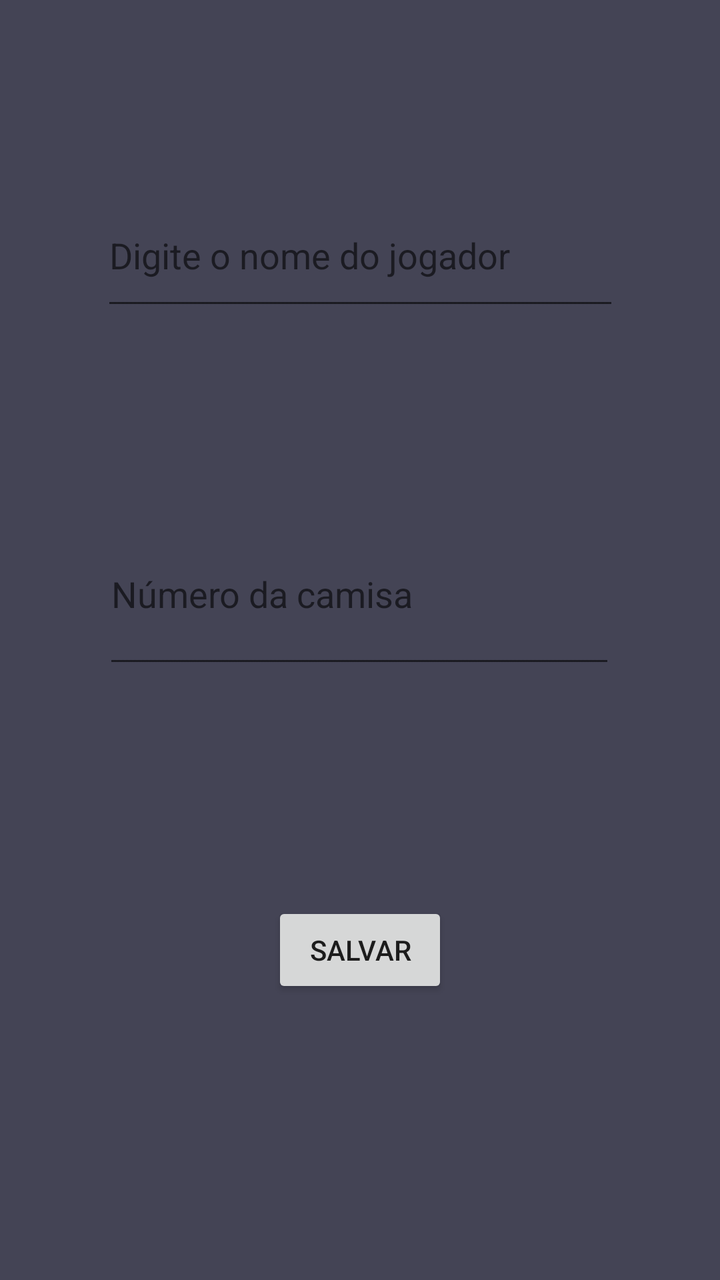
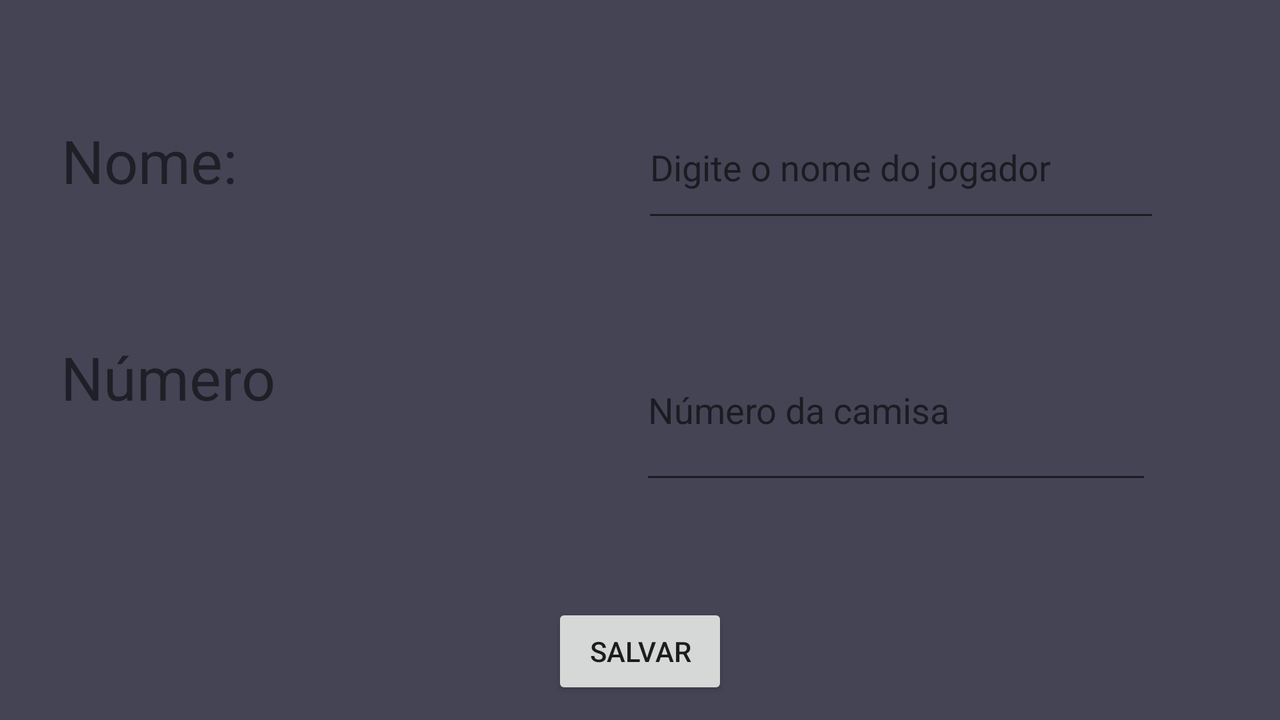

Compare how this app lays out the same screen by default and in its alternative resource folder. The renders come first, then the two layout files and the values they reference.
<!-- AndroidManifest.xml: application theme Theme.AppJogares -->
<!-- res/layout/activity_formulario.xml -->
<?xml version="1.0" encoding="utf-8"?>
<androidx.constraintlayout.widget.ConstraintLayout xmlns:android="http://schemas.android.com/apk/res/android"
    xmlns:app="http://schemas.android.com/apk/res-auto"
    xmlns:tools="http://schemas.android.com/tools"
    android:layout_width="match_parent"
    android:layout_height="match_parent"
    android:background="#444455"
    tools:context=".formularioActivity">

    <EditText
        android:id="@+id/etNome"
        android:layout_width="259dp"
        android:layout_height="68dp"
        android:layout_marginTop="92dp"
        android:ems="10"
        android:hint="Digite o nome do jogador"
        android:inputType="textPersonName"
        app:layout_constraintEnd_toEndOf="parent"
        app:layout_constraintStart_toStartOf="parent"
        app:layout_constraintTop_toTopOf="parent" />

    <EditText
        android:id="@+id/etNumero"
        android:layout_width="256dp"
        android:layout_height="87dp"
        android:layout_marginTop="92dp"
        android:ems="10"
        android:hint="Número da camisa"
        android:inputType="number"
        app:layout_constraintEnd_toEndOf="parent"
        app:layout_constraintHorizontal_bias="0.497"
        app:layout_constraintStart_toStartOf="parent"
        app:layout_constraintTop_toBottomOf="@+id/etNome" />

    <Button
        android:id="@+id/btnSalvar"
        android:layout_width="wrap_content"
        android:layout_height="wrap_content"
        android:layout_marginTop="112dp"
        android:text="Salvar"
        app:layout_constraintEnd_toEndOf="parent"
        app:layout_constraintStart_toStartOf="parent"
        app:layout_constraintTop_toBottomOf="@+id/etNumero" />
</androidx.constraintlayout.widget.ConstraintLayout>
<!-- resources referenced by this layout -->
<resources>
  <style name="Theme.AppJogares" parent="Theme.MaterialComponents.DayNight.DarkActionBar">
          
          <item name="colorPrimary">@color/purple_500</item>
          <item name="colorPrimaryVariant">@color/purple_700</item>
          <item name="colorOnPrimary">@color/white</item>
          
          <item name="colorSecondary">@color/teal_200</item>
          <item name="colorSecondaryVariant">@color/teal_700</item>
          <item name="colorOnSecondary">@color/black</item>
          
          <item name="android:statusBarColor" tools:targetApi="l">?attr/colorPrimaryVariant</item>
          
      </style>
</resources>
<!-- res/layout-land/activity_formulario.xml (the author's variant of the layout above) -->
<!-- drawn on the phone turned sideways -->
<?xml version="1.0" encoding="utf-8"?>
<androidx.constraintlayout.widget.ConstraintLayout xmlns:android="http://schemas.android.com/apk/res/android"
    xmlns:app="http://schemas.android.com/apk/res-auto"
    xmlns:tools="http://schemas.android.com/tools"
    android:layout_width="match_parent"
    android:layout_height="match_parent"
    android:background="#444455"
    tools:context=".formularioActivity">

    <EditText
        android:id="@+id/etNome"
        android:layout_width="259dp"
        android:layout_height="68dp"
        android:layout_marginTop="48dp"
        android:layout_marginEnd="60dp"
        android:ems="10"
        android:hint="Digite o nome do jogador"
        android:inputType="textPersonName"
        app:layout_constraintEnd_toEndOf="parent"
        app:layout_constraintTop_toTopOf="parent" />

    <EditText
        android:id="@+id/etNumero"
        android:layout_width="256dp"
        android:layout_height="87dp"
        android:layout_marginTop="44dp"
        android:layout_marginEnd="64dp"
        android:ems="10"
        android:hint="Número da camisa"
        android:inputType="number"
        app:layout_constraintEnd_toEndOf="parent"
        app:layout_constraintTop_toBottomOf="@+id/etNome" />

    <Button
        android:id="@+id/btnSalvar"
        android:layout_width="wrap_content"
        android:layout_height="wrap_content"
        android:layout_marginTop="44dp"
        android:text="Salvar"
        app:layout_constraintBottom_toBottomOf="parent"
        app:layout_constraintEnd_toEndOf="parent"
        app:layout_constraintStart_toStartOf="parent"
        app:layout_constraintTop_toBottomOf="@+id/etNumero" />

    <TextView
        android:id="@+id/textView"
        android:layout_width="250dp"
        android:layout_height="42dp"
        android:layout_marginTop="60dp"
        android:text="Nome: "
        android:textSize="30dp"
        app:layout_constraintEnd_toStartOf="@+id/etNome"
        app:layout_constraintHorizontal_bias="0.432"
        app:layout_constraintStart_toStartOf="parent"
        app:layout_constraintTop_toTopOf="parent" />

    <TextView
        android:id="@+id/textView2"
        android:layout_width="250dp"
        android:layout_height="42dp"
        android:text="Número"
        android:textSize="30dp"
        app:layout_constraintBottom_toBottomOf="parent"
        app:layout_constraintEnd_toStartOf="@+id/etNumero"
        app:layout_constraintHorizontal_bias="0.434"
        app:layout_constraintStart_toStartOf="parent"
        app:layout_constraintTop_toBottomOf="@+id/textView"
        app:layout_constraintVertical_bias="0.307" />
</androidx.constraintlayout.widget.ConstraintLayout>
